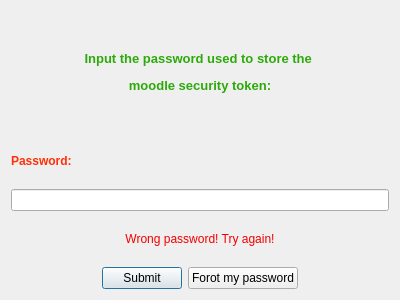
<?xml version="1.0" encoding="UTF-8"?>
<ui version="4.0">
 <class>AksPassworDialog</class>
 <widget class="QDialog" name="AksPassworDialog">
  <property name="windowModality">
   <enum>Qt::NonModal</enum>
  </property>
  <property name="geometry">
   <rect>
    <x>0</x>
    <y>0</y>
    <width>400</width>
    <height>300</height>
   </rect>
  </property>
  <property name="windowTitle">
   <string>Token Password!</string>
  </property>
  <property name="windowIcon">
   <iconset resource="../../images/images.qrc">
    <normaloff>:/icons/bot-icon.png</normaloff>:/icons/bot-icon.png</iconset>
  </property>
  <layout class="QVBoxLayout" name="verticalLayout_4">
   <item>
    <widget class="QLabel" name="titleLabel">
     <property name="text">
      <string>&lt;html&gt;&lt;head/&gt;&lt;body&gt;&lt;p align=&quot;center&quot;&gt;&lt;span style=&quot; font-size:10pt; font-weight:600; color:#2daa0a;&quot;&gt;Input the password used to store the &lt;/span&gt;&lt;/p&gt;&lt;p align=&quot;center&quot;&gt;&lt;span style=&quot; font-size:10pt; font-weight:600; color:#2daa0a;&quot;&gt;moodle security token:&lt;/span&gt;&lt;/p&gt;&lt;/body&gt;&lt;/html&gt;</string>
     </property>
    </widget>
   </item>
   <item>
    <layout class="QVBoxLayout" name="credentialsLayout">
     <item>
      <layout class="QVBoxLayout" name="passwordLayout">
       <item>
        <widget class="QLabel" name="passwordLabel">
         <property name="text">
          <string>&lt;html&gt;&lt;head/&gt;&lt;body&gt;&lt;p&gt;&lt;span style=&quot; font-size:9pt; font-weight:600; color:#ff3007;&quot;&gt;Password:&lt;/span&gt;&lt;/p&gt;&lt;/body&gt;&lt;/html&gt;</string>
         </property>
        </widget>
       </item>
       <item>
        <widget class="QLineEdit" name="passwordEdit">
         <property name="inputMethodHints">
          <set>Qt::ImhHiddenText|Qt::ImhSensitiveData</set>
         </property>
        </widget>
       </item>
       <item>
        <layout class="QVBoxLayout" name="retryLayout">
         <item>
          <widget class="QLabel" name="tryAgainLabel">
           <property name="text">
            <string>&lt;html&gt;&lt;head/&gt;&lt;body&gt;&lt;p align=&quot;center&quot;&gt;&lt;span style=&quot; font-size:9pt; color:#f30000;&quot;&gt;Wrong password! Try again!&lt;/span&gt;&lt;/p&gt;&lt;/body&gt;&lt;/html&gt;</string>
           </property>
          </widget>
         </item>
        </layout>
       </item>
      </layout>
     </item>
    </layout>
   </item>
   <item>
    <layout class="QHBoxLayout" name="buttonsLayout">
     <item>
      <spacer name="horizontalSpacer">
       <property name="orientation">
        <enum>Qt::Horizontal</enum>
       </property>
       <property name="sizeHint" stdset="0">
        <size>
         <width>40</width>
         <height>20</height>
        </size>
       </property>
      </spacer>
     </item>
     <item>
      <widget class="QPushButton" name="submitButton">
       <property name="cursor">
        <cursorShape>PointingHandCursor</cursorShape>
       </property>
       <property name="text">
        <string>Submit</string>
       </property>
      </widget>
     </item>
     <item>
      <widget class="QPushButton" name="forgotButton">
       <property name="text">
        <string>Forot my password</string>
       </property>
      </widget>
     </item>
     <item>
      <spacer name="horizontalSpacer_2">
       <property name="orientation">
        <enum>Qt::Horizontal</enum>
       </property>
       <property name="sizeHint" stdset="0">
        <size>
         <width>40</width>
         <height>20</height>
        </size>
       </property>
      </spacer>
     </item>
    </layout>
   </item>
  </layout>
 </widget>
 <resources>
  <include location="../../images/images.qrc"/>
 </resources>
 <connections/>
</ui>
